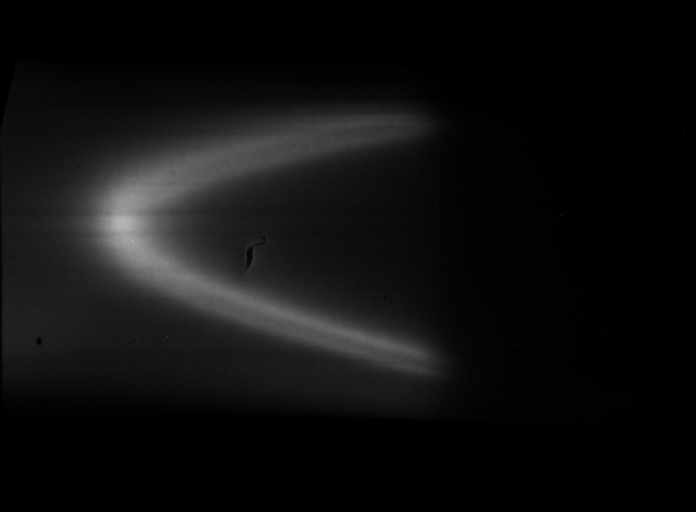
#> input picture ARPES.png, 1392 x 1024 px (shown at 1/2 size)
$ jupyter execute --allow-errors Arpes_UFMG_Au111.ipynb   (older library calls are emulated)
#> lines starting #> are read from the running program, lines starting #| are printed output that depends on the picture
[cell 1]
import pandas as pd
from PIL import Image #pip install pillow
import numpy
from numpy import array
import matplotlib.pyplot as plt #pip install matplotlib
import seaborn as sb #pip install seaborn
from scipy.interpolate import griddata

[cell 2]
class ArpesUFMG:
    def __init__(self, msg='Job Done!'):
        self.msg = msg

    def put_axes(self, image_path, resize=False, w=500, h=500, E_i=20.675, E_f=21.625, Chi_i=-10, Chi_f=10):
#> called with image_path = 'ARPES.png', resize = True, w = 200, h = 200, E_i = 20.68, E_f = 21.62, Chi_i = -10, Chi_f = 10
        print('putting axes...')
        a,b = E_f, E_i  #Energy Window - ERange[eV]
        c,d = Chi_i, Chi_f #chi (Accepted Angle) - aRange[deg]
        img = Image.open(image_path).rotate(90, expand=True)
        if resize:
            img.thumbnail((w,h), Image.ANTIALIAS)
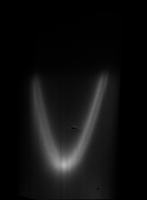
#> img: PIL image 147x200 L; min 0, max 179, mean 15.1
        m,n = img.size
#> m = 147; n = 200
        if resize:
            print(f'New Size: {m} x {n}')
#| New Size: 147 x 200
        else:
            print(f'Original Size: {m} x {n}')
        df = array(img)
        df = pd.DataFrame(df)
#> df = table of 200 rows and 147 columns
        E = numpy.linspace(a,b,n)
        E = numpy.round(E,4)
        df['Energy (eV)']=E
        df.set_index('Energy (eV)', inplace=True)
        chi=numpy.round(numpy.linspace(c,d,m),3) #Acceptance angle array in dg
#> chi = 147 values from -10 to 10
        df.columns=chi
        df.interpolate(method='polynomial',order=3,inplace=True)
        fig = plt.figure(figsize=(8,8))
        sb.heatmap(df,cmap='gist_yarg_r')
        plt.xlabel('Accepted Angle (dg)')
        #plt.show()
        fig.savefig('ARPES_R90_new.png')
        print(self.msg)
        return df, m, n

    def k_warp(self, df,  m, n, phi=0, verbose=False):
        print('k warping...')
        worksheet = []
        for i in range(0,m):
            for j in range(0,n):
                chi2=float(df.columns[i])
                E2=float(df.index[j])
                count2=float(df.values[j][i])
                kx=numpy.round(float(0.512*E2**(1/2)*numpy.sin(chi2*numpy.pi/180)*numpy.cos(phi*numpy.pi/180)),3)
                ky=numpy.round(float(0.512*E2**(1/2)*numpy.sin(chi2*numpy.pi/180)),3)*round(float(numpy.sin(phi*numpy.pi/180)),3)
                if chi2<0:
                    kp=-(kx**2+ky**2)**(1/2)
                elif chi2>=0:
                    kp=(kx**2+ky**2)**(1/2)
                worksheet.append((chi2,phi,kx,ky,kp,E2,count2))
                if verbose:
                    print(chi2,phi,kx,ky,kp,E2,count2)
        da=pd.DataFrame(worksheet,columns=['Chi','Phi','kx','ky','kp','Energy','Counts'])
        da.sort_values(by=['kp'],inplace=True)
        da.interpolate(method='polynomial',order=3,inplace=True)
        da.to_csv('Warped_new.dat', index=False)
        print(self.msg)
        return da

    def plot_k_warp(self, da):
        print('saving k warped file...')
        #from scipy.ndimage.filters import gaussian_filter
        x = (numpy.asarray(da['kp'])+0.05 ) #Deslocate kp
        y = (numpy.asarray(da['Energy'])-0) #Deslocate Energy
        z = (numpy.asarray(da['Counts'])**(1))# Change the expoent to best contrast
        fig = plt.figure(figsize=(5,8)); #Fig. Size
        plt.xlim(-0.3,0.3) #Kp Limits
        plt.ylim(20.675,21.625) # Energy Limits
        plt.xlabel('Parallel $\t{Momentum}$ ($\AA^{-1}$)') #kp Label (using LaTeX)
        plt.ylabel('Energy (eV)') #Energy label
        plt.tricontourf(x, y, z,100)
        #plt.show();
        fig.savefig('K-WARPED_new.png');
        print(self.msg);
        return None

    # After the K-WARP
    def get_mdc_curves(self, E_i=20.87, E_f=21.24, line_spacing=30, dE=0.01):
        curves_mdc = {}
        v = 1
        df = pd.read_csv('Warped_new.dat')
        range_E = numpy.arange(E_i,E_f,dE)
        ax1 = plt.figure(figsize=(15,10))
        #ndf = df.copy()

        for energy in range_E:
            v +=1
            x = df[(df['Energy'] >= energy) & (df['Energy'] <= energy + dE)]['kp']
            y = df[(df['Energy'] >= energy) & (df['Energy'] <= energy + dE)]['Counts']
            z = df[(df['Energy'] >= energy) & (df['Energy'] <= energy + dE)]['Energy'].mean()
            curves_mdc.update({ round(z,4):[array(x), array(y)]})
            plt.plot(x,y + line_spacing*v**(0.8))
        print(f'{len(curves_mdc)} of {v} curves extracted!')
        print(self.msg);
        return curves_mdc

    def get_edc_curves(self, k_i=-0.3, k_f=0.3, line_spacing=0.12, dk=0.01):
        v = 1
        df = pd.read_csv('Warped_new.dat')
        range_k = numpy.arange(k_i,k_f,dk)
        curves_edc = {}
        ax1 = plt.figure(figsize=(15,10))
        for k in range_k:
            v += 1
            if k < 0:
                x = df[(df['kp'] >= k-dk) & (df['kp'] <= k)].sort_values(by=['Energy'])['Energy']
                y = df[(df['kp'] >= k-dk) & (df['kp'] <= k)].sort_values(by=['Energy'])['Counts']
                z = df[(df['kp'] >= k-dk) & (df['kp'] <= k)].sort_values(by=['Energy'])['kp'].mean()
                curves_edc.update({ round(z,4):[array(x), array(y)]})
                plt.plot(x,y + line_spacing*abs(v)**2)
            else:
                x = df[(df['kp'] >= k) & (df['kp'] <= k + dk)].sort_values(by=['Energy'])['Energy']
                y = df[(df['kp'] >= k) & (df['kp'] <= k + dk)].sort_values(by=['Energy'])['Counts']
                z = df[(df['kp'] >= k) & (df['kp'] <= k + dk)].sort_values(by=['Energy'])['kp'].mean()
                curves_edc.update({ round(z,4):[array(x), array(y)]})
                plt.plot(x,y + line_spacing*abs(v)**2)
        print(f'{len(curves_edc)} of {v} curves extracted!')
        print(self.msg);
        return curves_edc

[cell 3]
au111 = ArpesUFMG()
df, m, n = au111.put_axes('ARPES.png', resize =True, w=200,h=200)
#> df = table of 200 rows and 147 columns; m = 147; n = 200

[cell 4]
arr = numpy.asarray(df)


from matplotlib import cm

def normalize(arr):
    arr_min = numpy.min(arr)
    return (arr-arr_min)/(numpy.max(arr)-arr_min)

def show_histogram(values):
    n, bins, patches = plt.hist(values.reshape(-1), 50, density=True)
    bin_centers = 0.5 * (bins[:-1] + bins[1:])

    for c, p in zip(normalize(bin_centers), patches):
        plt.setp(p, 'facecolor', cm.viridis(c))

    plt.show()

show_histogram(arr)
#> in show_histogram, `n, bins, patches = plt.hist(values.reshape(-1), 50, density=True)`: n = 50 values, max 0.156 at index 0, min 2.85e-05 at index 46, mean 0.00559; bins = 51 values from 0 to 179; patches = 50 items
#> in show_histogram, `bin_centers = 0.5 * (bins[:-1] + bins[1:])`: bin_centers = 50 values from 1.79 to 177.2
#> in normalize, `arr_min = numpy.min(arr)`: arr_min = 1.79
#> the loop in show_histogram, `for c, p in zip(normalize(bin_centers), patches):` made 50 passes
#> c on passes 1 to 12: 0, 0.0204, 0.0408, 0.0612, 0.0816, 0.102, 0.122, 0.143, 0.163, 0.184, 0.204, 0.224

def scale_by(arr, fac):
    mean = numpy.mean(arr)
    return (arr-mean)*fac + mean
transformed = numpy.clip(scale_by(numpy.clip(normalize(arr)-0.1, 0, 5)**1.5, 2), 0.01, 3)
#> in normalize (call 2), `arr_min = numpy.min(arr)`: arr_min = 0
#> in normalize (call 2), `return (arr-arr_min)/(numpy.max(arr)-arr_min)`:
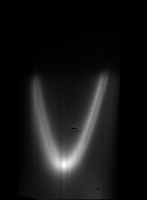
#> returned value: shape (200, 147) float64; min 0, max 1, mean 0.0845
#> in scale_by, `mean = numpy.mean(arr)`: mean = 0.0253
#> in scale_by, `mean = numpy.mean(arr)`:
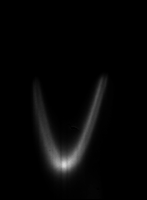
#> arr: shape (200, 147) float64; min 0, max 0.854, mean 0.0253
show_histogram(transformed)
#> the loop in show_histogram (call 2), `for c, p in zip(normalize(bin_centers), patches):` made 50 passes
plt.figure(figsize=(10,8))
#> (the rest of this cell did not finish here and is left out)

[cell 5]
da = au111.k_warp(df,  m, n, phi=0, verbose=False)
#> da = table of 29400 rows and 7 columns

[cell 6]
au111.plot_k_warp(da)
#> in plot_k_warp, `fig.savefig('K-WARPED_new.png');`:
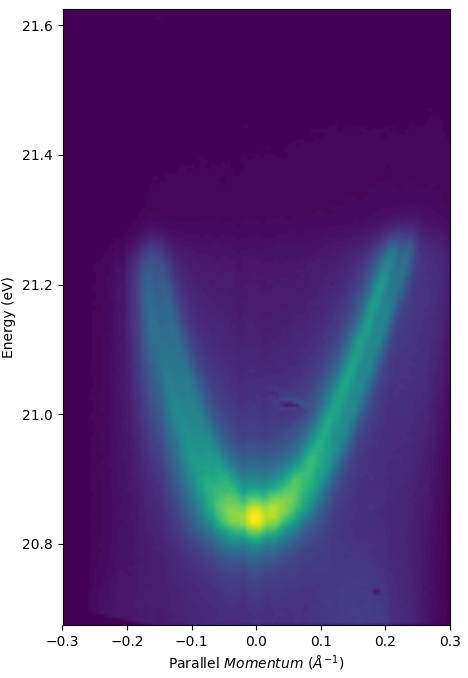
#> figure drawn by matplotlib, 1 panel

[cell 7]
curves_mdc = au111.get_mdc_curves(E_i=20.9, E_f=21.3,line_spacing=25, dE=0.005)
#> after the loop in get_mdc_curves, `for energy in range_E:`: curves_mdc = 81 items; v = 82
#| 81 of 82 curves extracted!
#> curves_mdc = 81 items
curves_mdc.keys()
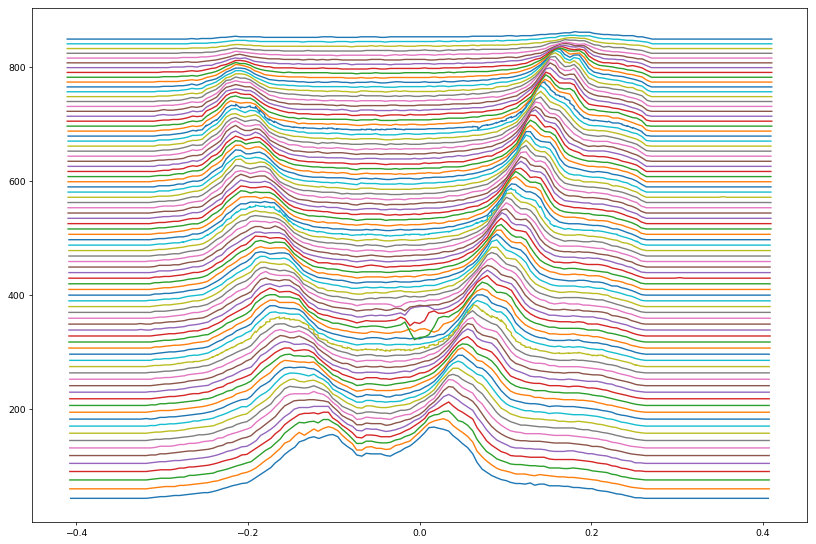
#> figure drawn by matplotlib, 1 panel; curve peaks at x = 0.017, y = 168.5; curve peaks at x = 0.028, y = 183.2; curve peaks at x = 0.034, y = 196.8

[cell 8]
#MDC example at 21.0856 eV
#curves_mdc
df_curves_mdc = pd.DataFrame(curves_mdc).T;
#> df_curves_mdc = table of 81 rows and 2 columns
plt.title('MDC @ 21.1428 eV');
plt.plot(df_curves_mdc.loc[21.1428][0],df_curves_mdc.loc[21.1428][1]);
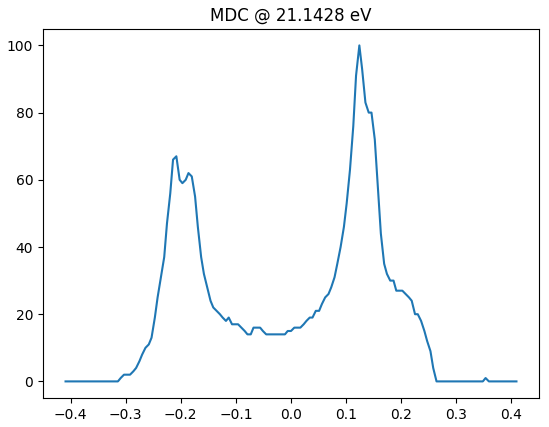
#> figure drawn by matplotlib, 1 panel; curve peaks at x = 0.124, y = 100

[cell 9]
#tentativa filtro

img = Image.open('ARPES.png').rotate(90, expand=True)

df_raw = pd.DataFrame(array(img))
#> df_raw = table of 1392 rows and 1024 columns

from scipy import ndimage as nd
values = nd.filters.laplace(df_raw.copy().values,cval=10)
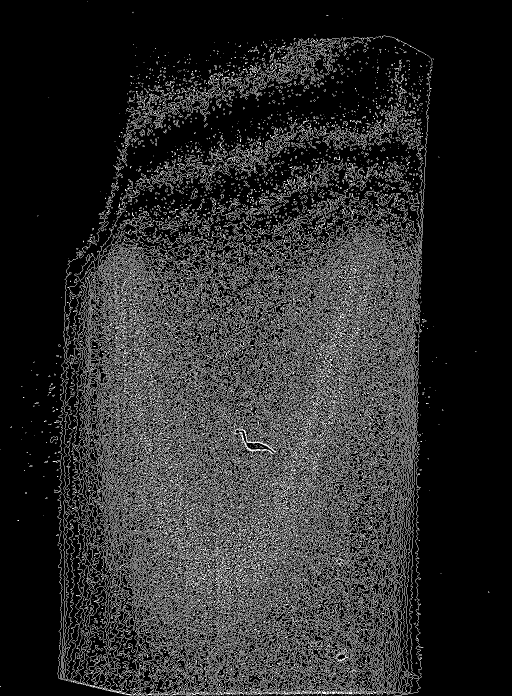
#> values: shape (1392, 1024) (shown at 1/2 size); min 0, max 255, mean 44
plt.imshow(values)

df_trans = df_raw.copy()
#> df_trans = table of 1392 rows and 1024 columns
df_trans2 = df_raw.copy()
#> df_trans2 = table of 1392 rows and 1024 columns

for x in range(1392):
    for y in range(0,1023):
        df_trans.values[x][y] = df_trans.values[x][y] + values[x][y]
        df_trans2.values[x][y] = df_trans2.values[x][y] + (values[x][y+1] + values[x][y-1] - 2*values[x][y])

[cell 10]
# Filtro
fig, ax = plt.subplots(1,3,figsize=(15,10))
ax1 = sb.heatmap(df_raw, cbar=False, ax=ax[0]) #Raw
ax2 = sb.heatmap(df_trans,cbar=False,  ax=ax[1]) #Second Derivative
ax3 = sb.heatmap(df_trans2,cbar=False,  ax=ax[2]) #Second derivative of second derivative
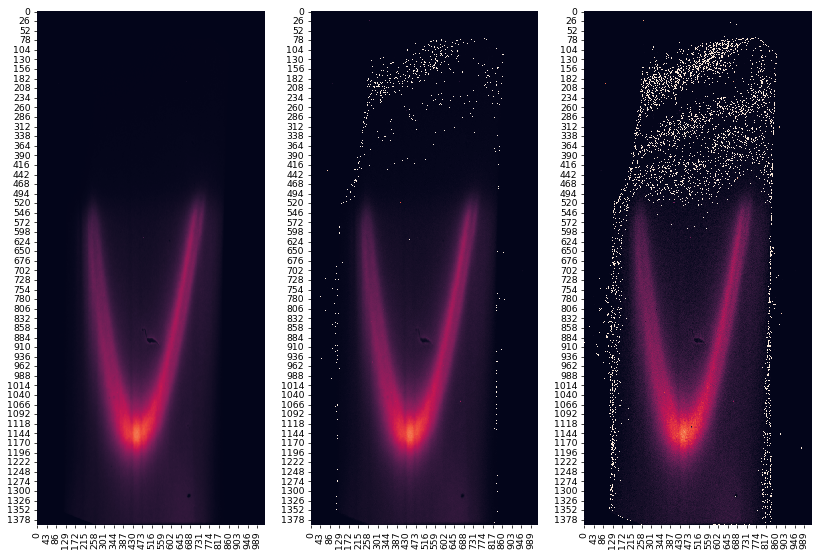
#> figure drawn by matplotlib, 3 panels

[cell 11]
curves_edc = au111.get_edc_curves(k_i=-0.4, k_f=0.2, line_spacing=0.1, dk=0.006)
#> after the loop in get_edc_curves, `for k in range_k:`: curves_edc = 101 items; v = 102
#| 101 of 102 curves extracted!
#> curves_edc = 101 items
curves_edc.keys()
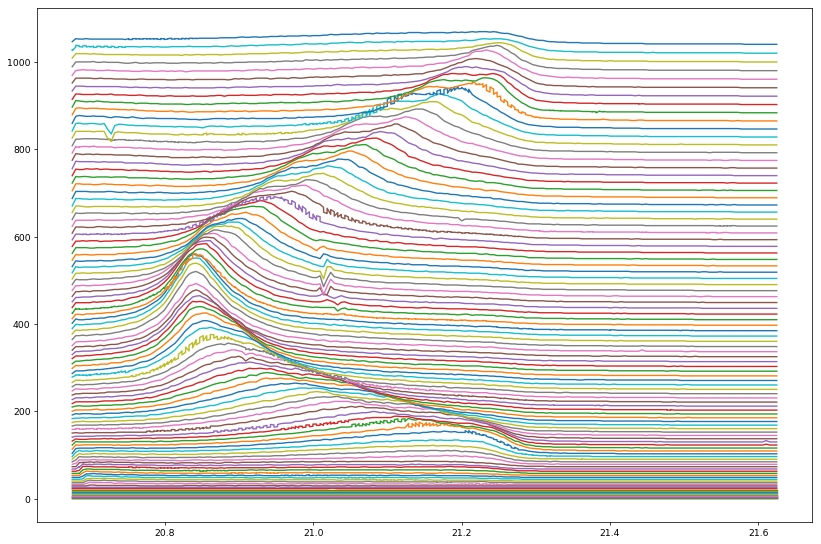
#> figure drawn by matplotlib, 1 panel

[cell 12]
#EDC Example at kp = 0.1497
plt.title('EDC @ 0.1497 $\AA^{-1}$');
plt.plot(curves_edc[0.1497][0],curves_edc[0.1497][1]);
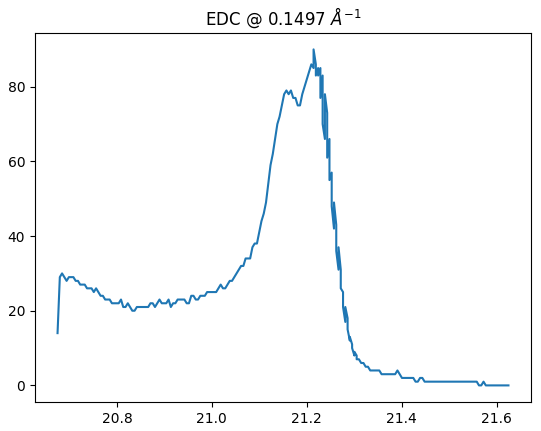
#> figure drawn by matplotlib, 1 panel
